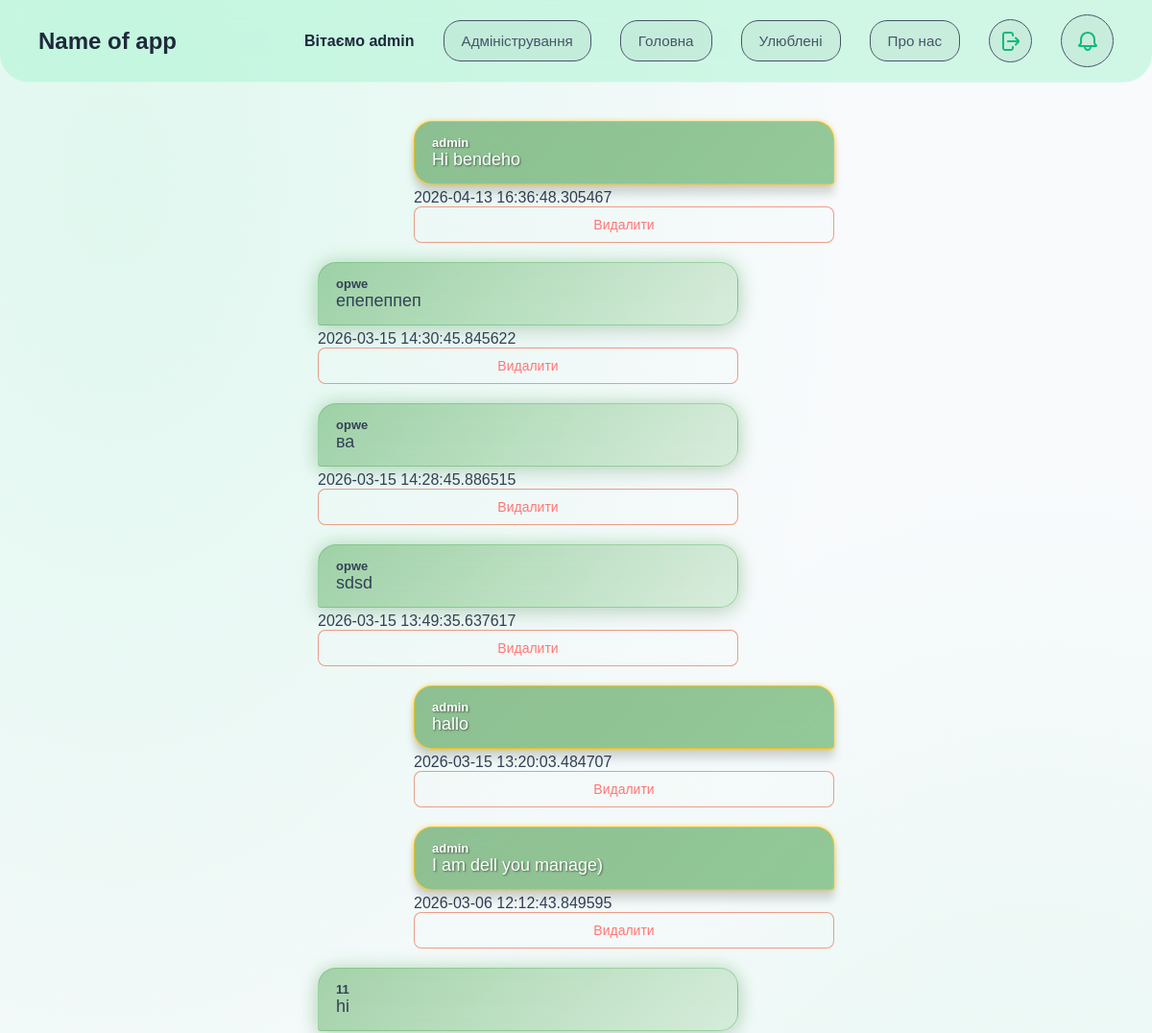
Page /forum (signed in, upper part) on the earlier database version.
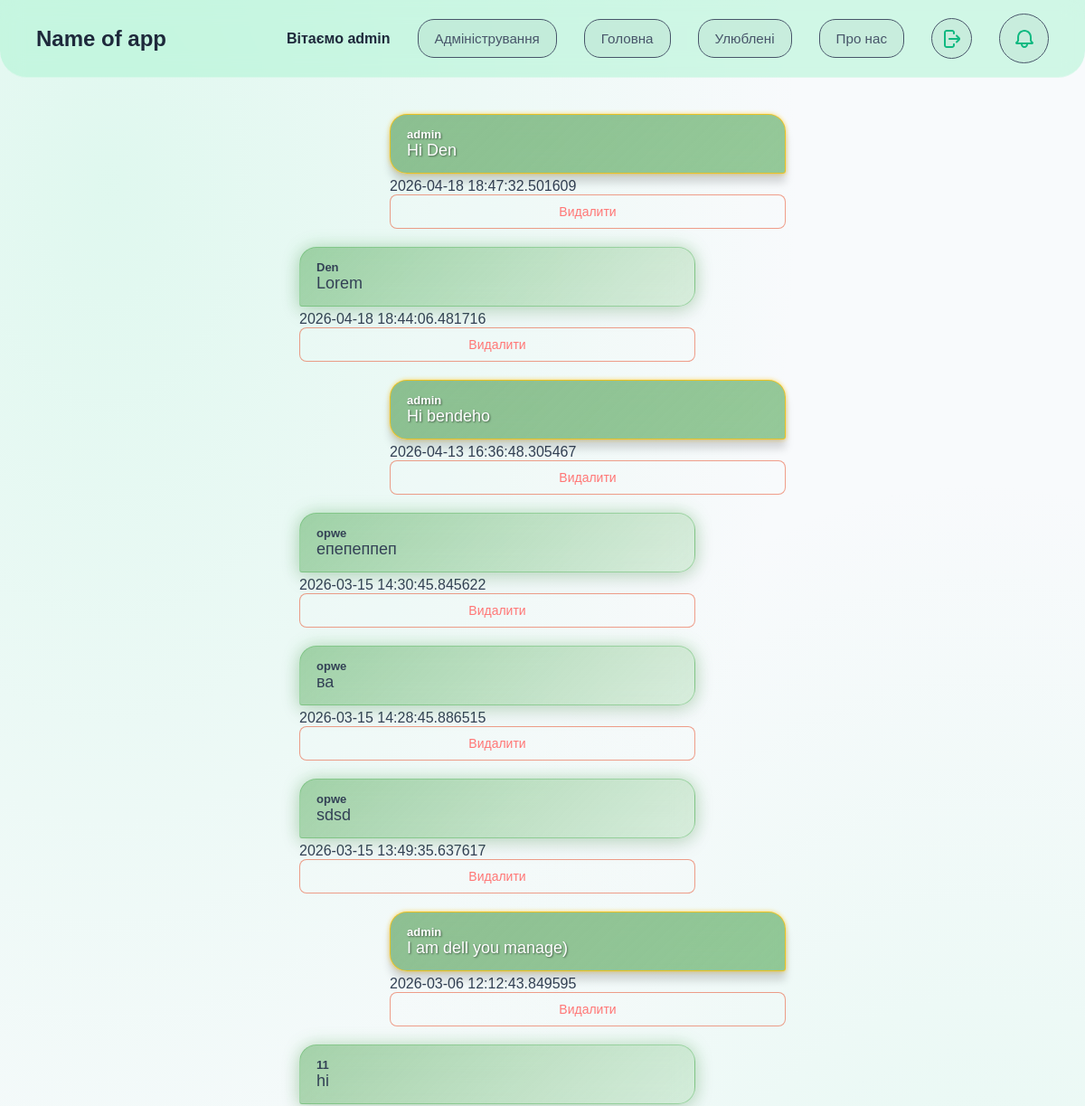
Same page on the later database version.
### DB.py (models this page shows, shortened)
class User(UserMixin, db.Model):
    id = db.Column(db.Integer, primary_key=True)
    isAdmin = db.Column(db.Boolean, default=False)
    username = db.Column(db.String(150), unique=True, nullable=False)
    gmail = db.Column(db.String(150), unique=True, nullable=False)
    password_hash = db.Column(db.String(256), nullable=False)

class Forum(db.Model):
    id = db.Column(db.Integer, primary_key=True)
    userID = db.Column(db.Integer, db.ForeignKey('user.id'), nullable=False)
    username = db.Column(db.String(150), nullable=False)
    comment = db.Column(db.Text, nullable=False)
    date = db.Column(db.DateTime, nullable=False)
    isAdmin = db.Column(db.Boolean, default=False)

### app.py (the view)
@app.route('/forum', methods=['GET', 'POST'])
@login_required
def forum():
    if request.method == 'POST':
        comment = request.form['comment']
        new_comment = Forum(username=current_user.username, comment=comment, userID=current_user.id, date=datetime.utcnow(), isAdmin=current_user.isAdmin)
        db.session.add(new_comment)
        db.session.commit()
        return redirect('/forum')
    all_comments = Forum.query.order_by(Forum.date.desc()).all()
    commitDb = Comits.query.order_by(Comits.date.desc()).limit(5).all()
    return render_template('forum.html', comments=all_comments, comits=commitDb)

### app.py (called while the page is built)
@login_manager.user_loader
def load_user(user_id):
    return User.query.get(int(user_id))

### templates/forum.html (shortened to what this page needs)
<!DOCTYPE html>
<html lang="en">
<head>
    <link rel="stylesheet" href="{{ url_for('static', filename='styles/commit.css') }}">
    <link rel="stylesheet" href="{{ url_for('static', filename='styles/forum-style.css') }}">
    <link rel="stylesheet" href="{{ url_for('static', filename='styles/btn-style.css') }}">
    <link rel="stylesheet" href="{{ url_for('static', filename='styles/user-favorite-style.css') }}">
</head>
<body>
    <header>
        <h1>Name of app</h1>
        <div class="header-btn">
            {% if current_user.is_authenticated %}
                <span class="welcome-text">Вітаємо {{ current_user.username }}</span>
                {% if current_user.isAdmin %}
                    <a href="{{ url_for('admin') }}"><button>Адміністрування</button></a>
                {% endif %}
                <a href="{{ url_for('main') }}"><button>Головна</button></a>
                <a href="{{ url_for('favorite') }}"><button>Улюблені</button></a>
                <a href="{{ url_for('about_ass') }}"><button>Про нас</button></a>
                <a href="{{ url_for('logout') }}" class="logout-btn">
                </a>
                <button id="open-commit" class="logout-btn" style="width: 55px; height: 55px;">
                </button>
            {% else %}
                <a href="{{ url_for('login') }}"><button>Увійти</button></a>
                <a href="{{ url_for('register') }}"><button>Зареєструватись</button></a>
            {% endif %}
        </div>
    </header>
    <main style="margin-bottom: 100px;">
        {% for comment in comments %}
            {% if comment.userID == current_user.id %}
                <div class="my-message">
                    <div class="{% if comment.isAdmin %}message-admin{% else %}message-user{% endif %} right-masage">
                        <p class="user-name">{{ comment.username }}</p>
                        <p class="massage">{{ comment.comment }}</p>
                    </div>
                    <span class="message-date">{{ comment.date }}</span>
                    {% if current_user.isAdmin %}
                        <form action="{{ url_for('delete_forum_comment', id=comment.id) }}" method="POST">
                            <button class="action-btn delete-btn" type="submit">Видалити</button>
                        </form>
                    {% endif %}
                </div>
            {% else %}
                <div class="not-my-message">
                    <div class="{% if comment.isAdmin %}message-admin{% else %}message-user{% endif %}">
                        <p class="user-name">{{ comment.username }}</p>
                        <p class="massage">{{ comment.comment }}</p>
                    </div>
                    <span class="message-date">{{ comment.date }}</span>
                    {% if current_user.isAdmin %}
                        <form action="{{ url_for('delete_forum_comment', id=comment.id) }}" method="POST">
                            <button class="action-btn delete-btn" type="submit">Видалити</button>
                        </form>
                    {% endif %}
                </div>
            {% endif %}
        {% endfor %}
    </main>
</body>
</html>

### static/styles/forum-style.css (style rules this page uses)
header { width: 100%; display: flex; justify-content: space-between; align-items: center; padding-inline: 60px; box-sizing: border-box; }
main { display: flex; flex-direction: column; align-items: center; gap: 20px; padding-top: 20px; }
.message-admin { display: flex; flex-direction: column; width: 400px; background: linear-gradient(135deg, rgba(27, 94, 32, 0.9) 0%, rgba(255, 193, 7, 0.4) 100%); backdrop-filter: blur(15px); -webkit-backdrop-filter: blur(15px); border: 1px solid rgba(255, 193, 7, 0.8); box-shadow: 0 10px 10px rgba(0, 0, 0, 0.15), 0 0 5px rgba(255, 193, 7, 0.6); padding: 14px 18px; border-radius: 19px 19px 19px 3px; margin-bottom: 5px; color: #ffffff; text-shadow: 1px 1px 2px rgba(0,0,0,0.5); font-weight: 600; }
.message-user { display: flex; flex-direction: column; width: auto; width: 400px; background: linear-gradient(135deg, rgba(67, 160, 71, 0.45) 0%, rgba(129, 199, 132, 0.25) 100%); backdrop-filter: blur(12px); -webkit-backdrop-filter: blur(12px); border: 1px solid rgba(76, 175, 80, 0.4); box-shadow: 0 8px 24px rgba(0, 0, 0, 0.08), 0 0 18px rgba(76, 175, 80, 0.35); padding: 14px 18px; border-radius: 19px 19px 19px 3px; margin-bottom: 5px; }
.user-name { margin: 0px; padding: 0px; font-size: 13px; font-weight: 700; }
.massage { margin: 0px; padding: 0px; font-size: 18px; font-weight: 500; }
.my-message { margin-left: 100px; }
.not-my-message { margin-right: 100px; }
.right-masage { background: linear-gradient(135deg, rgba(99, 166, 102, 0.7) 0%, rgba(67, 160, 71, 0.55) 100%); border-radius: 19px 19px 3px 19px; }

### static/styles/btn-style.css (style rules this page uses)
.action-btn { width: 100%; padding: 10px 15px; border-radius: 8px; border: 1px solid rgba(255, 255, 255, 0.3); background: rgba(255, 255, 255, 0.1); color: white; cursor: pointer; transition: all 0.3s ease; font-family: inherit; font-size: 14px; }
.delete-btn { border-color: rgba(232, 65, 24, 0.5); color: #ff7675; }
.logout-btn { width: 43px; height: 43px; text-decoration: none; background: rgba(0, 0, 0, 0.04); border: solid; border-width: 1px; cursor: pointer; font-family: inherit; font-size: 0.95rem; color: #475569; border-radius: 50%; transition: all 0.2s ease; display: flex; align-items: center; justify-content: center; }

### static/styles/user-favorite-style.css (style rules this page uses)
body { font-family: 'Nunito Sans', sans-serif; margin: 0; color: #334155; background-color: #f8fafc; background-image: radial-gradient(at 10% 10%, rgba(167, 243, 208, 0.3) 0px, transparent 50%), radial-gradient(at 90% 90%, rgba(167, 243, 208, 0.3) 0px, transparent 50%); background-attachment: fixed; min-height: 100vh; }
a { text-decoration: none; }
header { display: flex; justify-content: space-between; align-items: center; padding: 15px 40px; background: rgba(167, 243, 208, 0.5); backdrop-filter: blur(12px); -webkit-backdrop-filter: blur(12px); border-bottom: 1px solid rgba(255, 255, 255, 0.3); border-radius: 0px 0px 30px 30px; position: sticky; top: 0; z-index: 100; }
header h1 { font-size: 1.5rem; margin: 0; color: #1e293b; display: flex; align-items: center; gap: 10px; }
.header-btn { display: flex; align-items: center; gap: 30px; }
.header-btn button:not(.logout-btn) { text-decoration: none; background: rgba(0, 0, 0, 0.04); border: solid; border-width: 1px; cursor: pointer; padding: 12px 18px; font-family: inherit; font-size: 0.95rem; color: #475569; border-radius: 18px; transition: all 0.2s ease; display: flex; align-items: center; justify-content: center; }
.header-btn button { fill: currentColor; }
.header-btn .welcome-text { color: #1e293b; font-weight: 600; }
main { padding: 40px; display: flex; justify-content: center; }

Differences in the rows shown:
removed Forum: username "admin", comment "hallo", date "2026-03-15 13:20:03.484707"
added Forum: username "admin", comment "Hi Den", date "2026-04-18 18:47:32.501609"
added Forum: username "Den", comment "Lorem", date "2026-04-18 18:44:06.481716"
